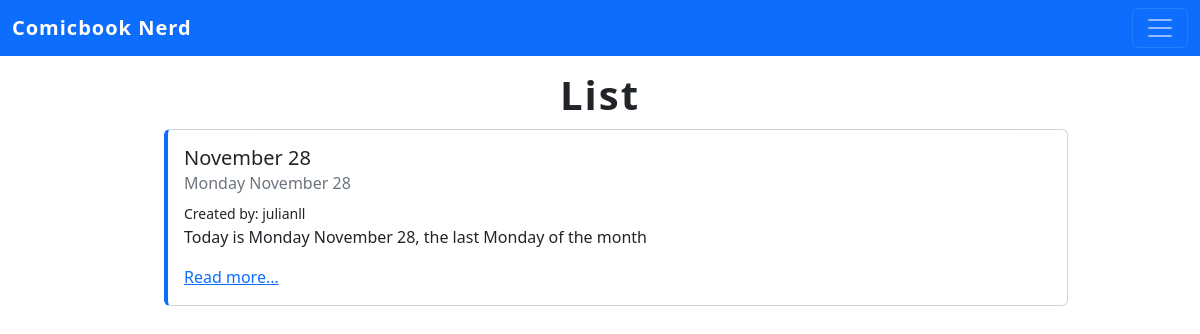
The app's page /posts/drafts/ (signed in) with its own data.
### posts/models.py (models this page shows, shortened)
class Post(models.Model):
    title = models.CharField(max_length=256)
    subtitle = models.CharField(max_length=256)
    body = models.TextField()
    created_on = models.DateTimeField(auto_now_add=True)
    author = models.ForeignKey(
        get_user_model(),
        on_delete=models.CASCADE
    )
    status = models.ForeignKey(
        Status,
        on_delete=models.CASCADE,
        default=2
    )

### posts/views.py (the view)
# urls.py: path('drafts/', views.DraftPostListView.as_view(), name='drafts'),
class DraftPostListView(LoginRequiredMixin, ListView):
    template_name = "posts/list.html"
    model = Post
    def get_context_data(self, **kwargs):
        context = super().get_context_data(**kwargs)
        status = Status.objects.get(id=2)
        context["post_list"] = Post.objects.filter(
            status=status).filter(author=self.request.user).order_by("created_on").reverse()
        return context

### templates/posts/list.html (shortened to what this page needs)
{% extends 'base.html' %}
{% block content %}
<h1>List</h1>
<ul>
    {% for post in post_list %}
    <div class="card" >
        <div class="card-body">
            <h5 class="card-title">{{post.title}}</h5>
            <h6 class="card-subtitle mb-2 text-muted">{{post.subtitle}}</h6>
            <small class="card-text">Created by: {{post.author}}</small>
            <p class="card-text">{{post.body|truncatechars:500}}</p>
            <a href="{% url 'detail' post.id %}" class="card-link">Read more...</a>
        </div>
    </div>
    {% endfor %}
</ul>
{% endblock content %}

### static/css/base.css (style rules this page uses)
h1 { font-weight: 800; text-align: center; letter-spacing: 2px; margin-top: 15px; }
.card { width: 100%; margin-top: 10px; border-left: 4px solid #0D6EFD; }

### records on screen
Post: title "November 28", subtitle "Monday November 28", author "julianll", body "Today is Monday November 28, the last Monday of the month"
